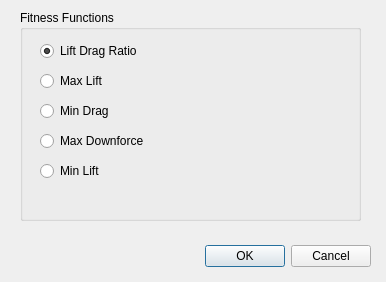
<?xml version="1.0" encoding="UTF-8"?>
<ui version="4.0">
 <class>ObjectiveDialog</class>
 <widget class="QDialog" name="ObjectiveDialog">
  <property name="geometry">
   <rect>
    <x>0</x>
    <y>0</y>
    <width>386</width>
    <height>282</height>
   </rect>
  </property>
  <property name="sizePolicy">
   <sizepolicy hsizetype="Fixed" vsizetype="Fixed">
    <horstretch>0</horstretch>
    <verstretch>0</verstretch>
   </sizepolicy>
  </property>
  <property name="windowTitle">
   <string>Dialog</string>
  </property>
  <widget class="QDialogButtonBox" name="buttonBox">
   <property name="geometry">
    <rect>
     <x>30</x>
     <y>240</y>
     <width>341</width>
     <height>32</height>
    </rect>
   </property>
   <property name="orientation">
    <enum>Qt::Horizontal</enum>
   </property>
   <property name="standardButtons">
    <set>QDialogButtonBox::Cancel|QDialogButtonBox::Ok</set>
   </property>
  </widget>
  <widget class="QGroupBox" name="objectiveFunctionGroup">
   <property name="geometry">
    <rect>
     <x>20</x>
     <y>10</y>
     <width>341</width>
     <height>211</height>
    </rect>
   </property>
   <property name="title">
    <string>Fitness Functions</string>
   </property>
   <widget class="QRadioButton" name="liftDrag">
    <property name="geometry">
     <rect>
      <x>20</x>
      <y>30</y>
      <width>221</width>
      <height>22</height>
     </rect>
    </property>
    <property name="text">
     <string>Lift Drag Ratio</string>
    </property>
    <property name="checked">
     <bool>true</bool>
    </property>
    <attribute name="buttonGroup">
     <string notr="true">objective</string>
    </attribute>
   </widget>
   <widget class="QRadioButton" name="maxLift">
    <property name="geometry">
     <rect>
      <x>20</x>
      <y>60</y>
      <width>221</width>
      <height>22</height>
     </rect>
    </property>
    <property name="text">
     <string>Max Lift</string>
    </property>
    <attribute name="buttonGroup">
     <string notr="true">objective</string>
    </attribute>
   </widget>
   <widget class="QRadioButton" name="minDrag">
    <property name="geometry">
     <rect>
      <x>20</x>
      <y>90</y>
      <width>221</width>
      <height>22</height>
     </rect>
    </property>
    <property name="text">
     <string>Min Drag</string>
    </property>
    <attribute name="buttonGroup">
     <string notr="true">objective</string>
    </attribute>
   </widget>
   <widget class="QRadioButton" name="maxDownforce">
    <property name="geometry">
     <rect>
      <x>20</x>
      <y>120</y>
      <width>221</width>
      <height>22</height>
     </rect>
    </property>
    <property name="text">
     <string>Max Downforce</string>
    </property>
    <attribute name="buttonGroup">
     <string notr="true">objective</string>
    </attribute>
   </widget>
   <widget class="QRadioButton" name="minLift">
    <property name="geometry">
     <rect>
      <x>20</x>
      <y>150</y>
      <width>221</width>
      <height>22</height>
     </rect>
    </property>
    <property name="text">
     <string>Min Lift</string>
    </property>
    <attribute name="buttonGroup">
     <string notr="true">objective</string>
    </attribute>
   </widget>
  </widget>
 </widget>
 <resources/>
 <connections>
  <connection>
   <sender>buttonBox</sender>
   <signal>accepted()</signal>
   <receiver>ObjectiveDialog</receiver>
   <slot>accept()</slot>
   <hints>
    <hint type="sourcelabel">
     <x>248</x>
     <y>254</y>
    </hint>
    <hint type="destinationlabel">
     <x>157</x>
     <y>274</y>
    </hint>
   </hints>
  </connection>
  <connection>
   <sender>buttonBox</sender>
   <signal>rejected()</signal>
   <receiver>ObjectiveDialog</receiver>
   <slot>reject()</slot>
   <hints>
    <hint type="sourcelabel">
     <x>316</x>
     <y>260</y>
    </hint>
    <hint type="destinationlabel">
     <x>286</x>
     <y>274</y>
    </hint>
   </hints>
  </connection>
 </connections>
 <buttongroups>
  <buttongroup name="objective"/>
 </buttongroups>
</ui>
